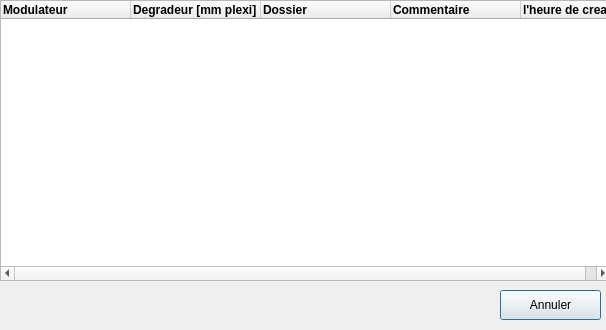
<?xml version="1.0" encoding="UTF-8"?>
<ui version="4.0">
 <class>FetchSOBPDialog</class>
 <widget class="QDialog" name="FetchSOBPDialog">
  <property name="geometry">
   <rect>
    <x>0</x>
    <y>0</y>
    <width>606</width>
    <height>330</height>
   </rect>
  </property>
  <property name="windowTitle">
   <string>Dialog</string>
  </property>
  <property name="styleSheet">
   <string notr="true"/>
  </property>
  <widget class="QTreeWidget" name="treeWidget">
   <property name="geometry">
    <rect>
     <x>0</x>
     <y>0</y>
     <width>611</width>
     <height>281</height>
    </rect>
   </property>
   <attribute name="headerDefaultSectionSize">
    <number>130</number>
   </attribute>
   <column>
    <property name="text">
     <string notr="true">Modulateur</string>
    </property>
    <property name="font">
     <font>
      <weight>75</weight>
      <bold>true</bold>
     </font>
    </property>
    <property name="background">
     <color>
      <red>221</red>
      <green>221</green>
      <blue>221</blue>
     </color>
    </property>
   </column>
   <column>
    <property name="text">
     <string>Degradeur [mm plexi]</string>
    </property>
    <property name="font">
     <font>
      <weight>75</weight>
      <bold>true</bold>
     </font>
    </property>
    <property name="background">
     <color>
      <red>226</red>
      <green>226</green>
      <blue>226</blue>
     </color>
    </property>
   </column>
   <column>
    <property name="text">
     <string>Dossier</string>
    </property>
    <property name="font">
     <font>
      <weight>75</weight>
      <bold>true</bold>
     </font>
    </property>
    <property name="background">
     <color>
      <red>226</red>
      <green>226</green>
      <blue>226</blue>
     </color>
    </property>
   </column>
   <column>
    <property name="text">
     <string>Commentaire</string>
    </property>
    <property name="font">
     <font>
      <weight>75</weight>
      <bold>true</bold>
     </font>
    </property>
    <property name="background">
     <color>
      <red>226</red>
      <green>226</green>
      <blue>226</blue>
     </color>
    </property>
   </column>
   <column>
    <property name="text">
     <string>l'heure de creation</string>
    </property>
    <property name="font">
     <font>
      <weight>75</weight>
      <bold>true</bold>
     </font>
    </property>
    <property name="background">
     <color>
      <red>231</red>
      <green>231</green>
      <blue>231</blue>
     </color>
    </property>
   </column>
  </widget>
  <widget class="QPushButton" name="cancelPushButton">
   <property name="geometry">
    <rect>
     <x>500</x>
     <y>290</y>
     <width>101</width>
     <height>30</height>
    </rect>
   </property>
   <property name="text">
    <string>Annuler</string>
   </property>
  </widget>
 </widget>
 <resources/>
 <connections/>
</ui>
